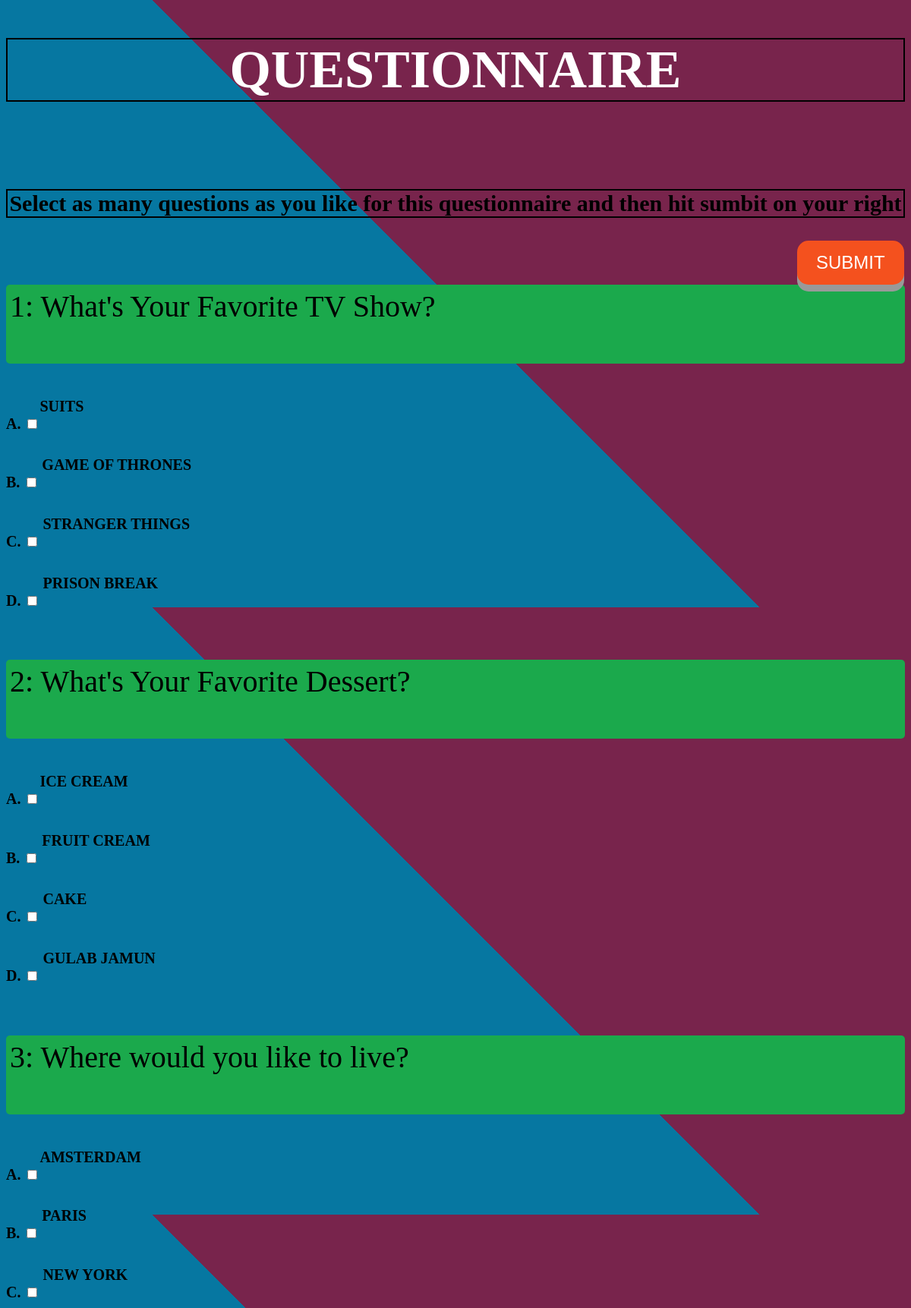
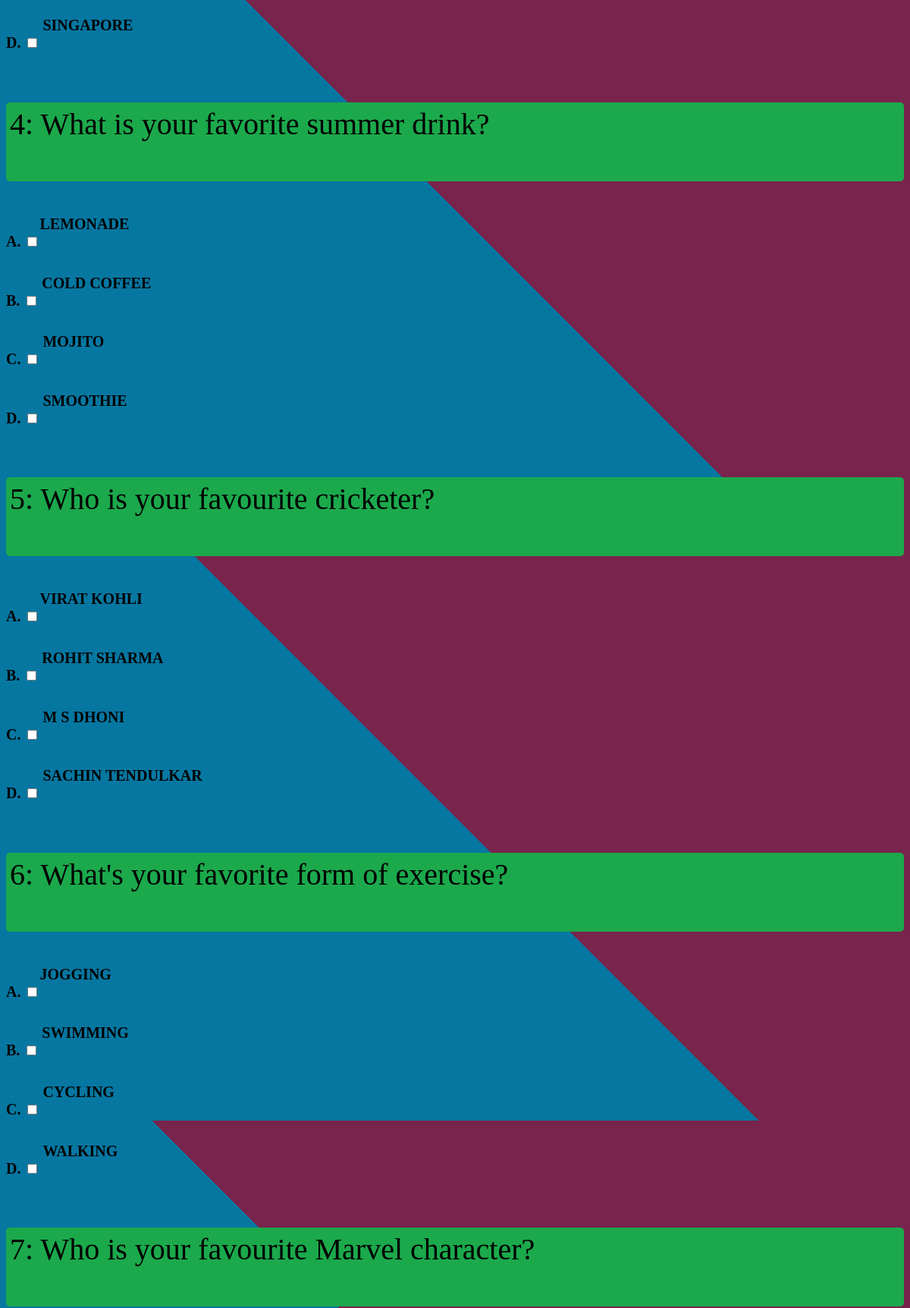
/ques.php (upper part), run on the app's committed database (2 pictures, top to bottom).
### tables this page shows
CREATE TABLE `questions` (
  `qid` int(11) NOT NULL,
  `ques` varchar(255) NOT NULL,
  `A` varchar(255) NOT NULL,
  `B` varchar(255) NOT NULL,
  `C` varchar(255) NOT NULL,
  `D` varchar(255) NOT NULL
);

### ques.php (the view, shortened to what this page needs)
<?php
echo"
<h1> <style> h1 { color: white;
    text-decoration-color: white
    font-family: san-serif;
    text-transform: uppercase;
    font-size: 70px;
    text-align: center;
    margin-top: 50px;
    align-content: center;
    border: 2px solid black;
    }
    </style>
    Questionnaire
</h1> <br>
<h3><style> h3 { color: black;
    text-decoration-color: white
    font-family: san-serif;
    font-size: 30px;
    text-align: center;
    margin-top: 50px;
    align-content: center;
    border: 2px solid black;
    }
    </style>
    Select as many questions as you like for this questionnaire and then hit sumbit on your right
    </h3>";
$con=mysqli_connect("localhost","root","","buddys");
$sql="select qid,ques,A,B,C,D from questions";
if(!$result=mysqli_query($con, $sql))
{
	echo"can't execute querry";
}
  	   	 echo '<form method="GET" action="myresponses.php">';
echo '<center><input type="submit" name="SUBMIT1" value="SUBMIT" style="color: red; position: fixed;  margin-left:450;   display: inline-block;
  padding: 15px 25px;
  font-size: 24px;
  cursor: pointer;
  text-align: center;
  text-decoration: none;
  outline: none;
  color: #fff;
  background-color: #f4511e;
  border: none;
  border-radius: 15px;
  box-shadow: 0 9px #999; "></center><br>';
  	while ($row=mysqli_fetch_array($result))
  	{
  		 $rqid=$row['qid'];
  		 echo" <p>
         <style>
          p{
              font-size: 40px;
              right: 0;
              padding: 5px 5px;
              color: #888;
              border-radius: 5px;
              cursor: pointer;
              background-color: #1ba94c	;
              color: black;
            }
            </style>
         {$row['qid']}:  {$row['ques']}<br><br> </p>";
  		 echo "<h4>
         <style>
         h4{
             color: black;
              text-decoration-color: white;
              text-transform: uppercase;
             font-size: 20px;
           }
           </style>
         A. <input type='checkbox' name='valA[]' value='".$rqid."'></h4>";
  		 echo"<h4>
         <style>
         h4{
             color: black;
              text-decoration-color: white;
              text-transform: uppercase;
             font-size: 20px;
             margin-top: 30px;
           }
           </style>
         {$row['A']}<br><br></h4>";
        echo"<br>";
  		 echo " <h4>
         <style>
         h4{
             color: black;
              text-decoration-color: white;
              text-transform: uppercase;
             font-size: 20px;
             display: inline-block;
           }
           </style>
         B. <input type='checkbox' name='valB[]' value='".$rqid."'> </h4>";
  		 echo" <h4>
         <style>
         h4{
             color: black;
              text-decoration-color: white;
              text-transform: uppercase;
             font-size: 20px;
             display: inline-block;
             margin-top: 5px;
           }
           </style>
         {$row['B']}<br><br> </h4>";
        echo"<br>";
  		 echo " <h4>
         <style>
         h4{
             color: black;
              text-decoration-color: white;
              text-transform: uppercase;
             font-size: 20px;
             display: inline-block;
           }
           </style>
         C. <input type='checkbox' name='valC[]' value='".$rqid."'></h4>";
  		 echo" <h4>
         <style>
         h4{
             color: black;
              text-decoration-color: white;
              text-transform: uppercase;
             font-size: 20px;
             display: inline-block;
             margin-top: 5px;
           }
           </style>
         {$row['C']}<br><br></h4>";
        echo"<br>";
  		 echo "  <h4>
         <style>
         h4{
             color: black;
              text-decoration-color: white;
              text-transform: uppercase;
             font-size: 20px;
             display: inline-block;
           }
           </style>
         D. <input type='checkbox' name='valD[]' value='".$rqid."'> </h4>";
  		 echo" <h4>
         <style>
         h4{
             color: black;
              text-decoration-color: white;
              text-transform: uppercase;
             font-size: 20px;
             display: inline-block;
             margin-top: 5px;
           }
           </style>
         {$row['D']}<br><br></h4>";
  	}
  		 echo "</form>";
?>

### ques.php (style rules this page uses)
h1 { color: white; text-decoration-color: white font-family: san-serif; text-transform: uppercase; font-size: 70px; text-align: center; margin-top: 50px; align-content: center; border: 2px solid black; }
h3 { color: black; text-decoration-color: white font-family: san-serif; font-size: 30px; text-align: center; margin-top: 50px; align-content: center; border: 2px solid black; }
p { font-size: 40px; right: 0; padding: 5px 5px; color: #888; border-radius: 5px; cursor: pointer; background-color: #1ba94c ; color: black; }
h4 { color: black; text-decoration-color: white; text-transform: uppercase; font-size: 20px; }
h4 { color: black; text-decoration-color: white; text-transform: uppercase; font-size: 20px; margin-top: 30px; }
h4 { color: black; text-decoration-color: white; text-transform: uppercase; font-size: 20px; display: inline-block; }
h4 { color: black; text-decoration-color: white; text-transform: uppercase; font-size: 20px; display: inline-block; margin-top: 5px; }

### data on the page
questions: qid "1", ques "What's Your Favorite TV Show?", A "SUITS", B "GAME OF THRONES", C "STRANGER THINGS", D "PRISON BREAK"
questions: qid "2", ques "What's Your Favorite Dessert?", A "ICE CREAM", B "FRUIT CREAM", C "CAKE", D "GULAB JAMUN"
questions: qid "3", ques "Where would you like to live?", A "AMSTERDAM", B "PARIS", C "NEW YORK", D "SINGAPORE"
questions: qid "4", ques "What is your favorite summer drink?", A "LEMONADE", B "COLD COFFEE", C "MOJITO", D "SMOOTHIE"
questions: qid "5", ques "Who is your favourite cricketer?", A "VIRAT KOHLI", B "ROHIT SHARMA", C "M S DHONI", D "SACHIN TENDULKAR"
questions: qid "6", ques "What's your favorite form of exercise?", A "JOGGING", B "SWIMMING", C "CYCLING", D "WALKING"
questions: qid "7", ques "Who is your favourite Marvel character?"
